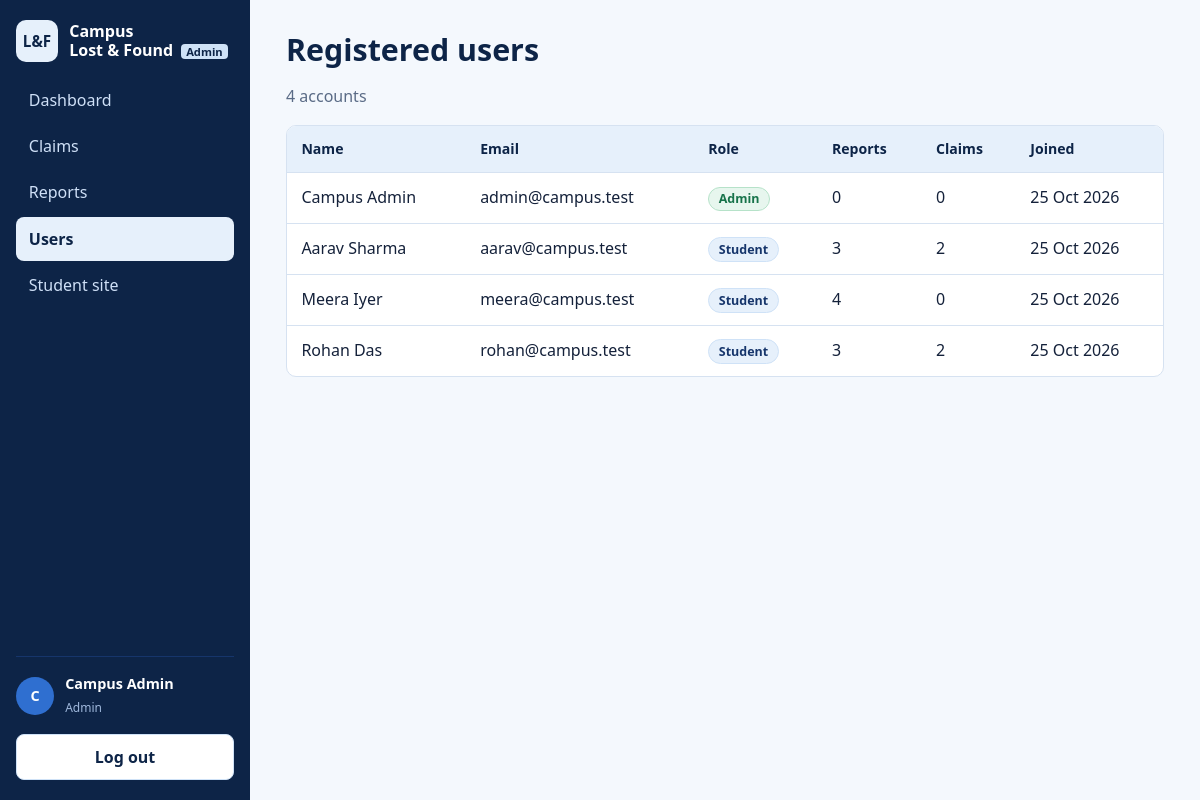
The page /admin/users.php (signed in) on the database its author committed.
### tables this page shows
CREATE TABLE users (
  id            INT UNSIGNED NOT NULL AUTO_INCREMENT,
  full_name     VARCHAR(100) NOT NULL,
  email         VARCHAR(150) NOT NULL,
  password_hash VARCHAR(255) NOT NULL,
  role          ENUM('student','admin') NOT NULL DEFAULT 'student',
  created_at    TIMESTAMP NOT NULL DEFAULT CURRENT_TIMESTAMP,
  PRIMARY KEY (id),
  UNIQUE KEY uq_users_email (email)
);

### includes/functions.php (called while the page is built, shortened)
<?php
require_once __DIR__ . '/../config/database.php';
function e($v): string { return htmlspecialchars((string)$v, ENT_QUOTES | ENT_SUBSTITUTE, 'UTF-8'); }
function url(string $path = ''): string { return BASE_URL . '/' . ltrim($path, '/'); }
function fmt_date(?string $d): string { return $d ? date('d M Y', strtotime($d)) : ''; }

### config/database.php (called while the page is built, shortened)
<?php
function db(): PDO
{
    static $pdo = null;
    if ($pdo === null) {
        try {
            $pdo = new PDO(
                'mysql:host=' . DB_HOST . ';dbname=' . DB_NAME . ';charset=utf8mb4',
                DB_USER,
                DB_PASS,
                [
                    PDO::ATTR_ERRMODE            => PDO::ERRMODE_EXCEPTION,
                    PDO::ATTR_DEFAULT_FETCH_MODE => PDO::FETCH_ASSOC,
                    PDO::ATTR_EMULATE_PREPARES   => false,
                ]
            );
        } catch (PDOException $e) {
            http_response_code(500);
            exit('Database connection failed. Start MySQL in the XAMPP Control Panel, import database.sql, and check config/database.php.');
        }
    }
    return $pdo;
}

### includes/auth.php (called while the page is built, shortened)
<?php
require_once __DIR__ . '/functions.php';
function current_user(bool $refresh = false): ?array
{
    static $cache = false;
    if ($cache === false) {
        $cache = null;
        if (!empty($_SESSION['user_id'])) {
            $st = db()->prepare('SELECT id, full_name, email, role FROM users WHERE id = :id');
            $st->execute([':id' => (int)$_SESSION['user_id']]);
            $cache = $st->fetch() ?: null;
        }
    }
    return $cache;
}
function require_admin(): array
{
    $u = current_user();
    return $u;
}

### admin/users.php (the view, shortened to what this page needs)
<?php
require_once __DIR__ . '/../includes/auth.php';
require_admin();
$rows = db()->query("SELECT u.id, u.full_name, u.email, u.role, u.created_at,
    (SELECT COUNT(*) FROM items i WHERE i.user_id = u.id) AS reports,
    (SELECT COUNT(*) FROM claims c WHERE c.claimant_id = u.id) AS claims
    FROM users u ORDER BY u.created_at DESC")->fetchAll();
$adminArea = true; $pageTitle = 'Users';
require __DIR__ . '/../includes/header.php';
?>
<h1>Registered users</h1>
<p class="muted"><?= count($rows) ?> account<?= count($rows) === 1 ? '' : 's' ?></p>
<div class="table-wrap"><table>
  <thead><tr><th>Name</th><th>Email</th><th>Role</th><th>Reports</th><th>Claims</th><th>Joined</th></tr></thead><tbody>
  <?php foreach ($rows as $r): ?>
    <tr><td data-label="Name"><?= e($r['full_name']) ?></td><td data-label="Email"><?= e($r['email']) ?></td>
      <td data-label="Role"><span class="badge badge-<?= $r['role'] === 'admin' ? 'found' : 'open' ?>"><?= e(ucfirst($r['role'])) ?></span></td>
      <td data-label="Reports"><?= (int)$r['reports'] ?></td><td data-label="Claims"><?= (int)$r['claims'] ?></td>
      <td data-label="Joined"><?= e(fmt_date($r['created_at'])) ?></td></tr>
  <?php endforeach; ?></tbody></table></div>
<?php require __DIR__ . '/../includes/footer.php'; ?>

### includes/header.php (shortened to what this page needs)
<?php
require_once __DIR__ . '/auth.php';
$user       = current_user();
$adminArea  = $adminArea ?? false;
$script     = $_SERVER['SCRIPT_NAME'] ?? '';
$typeParam  = $_GET['type'] ?? '';
if ($adminArea && $user) {
    $links = [
        ['admin/dashboard.php', 'Dashboard'], ['admin/claims.php', 'Claims'],
        ['admin/items.php', 'Reports'], ['admin/users.php', 'Users'], ['index.php', 'Student site'],
    ];
} else {
    $links = [['index.php', 'Home'], ['search-items.php', 'Search items'], ['login.php', 'Log in'],
              ['register.php', 'Create account'], ['admin/login.php', 'Admin login']];
}
function nav_active(string $link, string $script, string $typeParam): bool
{
    $path = explode('?', $link)[0];
    if (substr($script, -strlen($path)) !== $path) { return false; }
    return true;
}
?>
<!DOCTYPE html>
<html lang="en">
<head>
  <link rel="stylesheet" href="<?= url('assets/css/style.css') ?>">
</head>
<body>
<div class="shell">
  <aside class="sidebar" id="sidebar">
    <a class="brand" href="<?= url($adminArea ? 'admin/dashboard.php' : 'index.php') ?>">
      <span class="brand-mark" aria-hidden="true">L&amp;F</span>
      <span>Campus<br>Lost &amp; Found<?= $adminArea ? ' <small>Admin</small>' : '' ?></span>
    </a>
    <nav aria-label="Main">
      <?php foreach ($links as [$href, $label]): ?>
        <a href="<?= url($href) ?>" class="<?= nav_active($href, $script, $typeParam) ? 'active' : '' ?>"><?= e($label) ?></a>
      <?php endforeach; ?>
    </nav>
    <?php if ($user): ?>
      <div class="side-user">
        <div class="avatar" aria-hidden="true"><?= e(mb_strtoupper(mb_substr($user['full_name'], 0, 1))) ?></div>
        <div><strong><?= e($user['full_name']) ?></strong><br><small><?= e($user['role']) ?></small></div>
      </div>
      <form method="post" action="<?= url('logout.php') ?>">
        <button class="btn btn-light btn-block" type="submit">Log out</button>
      </form>
    <?php endif; ?>
  </aside>
  <main id="main" class="content">

### assets/css/style.css (style rules this page uses)
:root { --navy: #0d2447; --navy-2: #16356b; --blue: #2f6fd0; --sky: #e6f0fb; --sky-2: #cfe2f7; --ink: #14213a; --muted: #5a6b86; --line: #d6e2f1; --white: #fff; --red: #b3261e; --green: #17734a; --amber: #8a5a00; --radius: 10px; --sidebar: 250px; }
* { box-sizing: border-box; }
html { scroll-behavior: smooth; }
body { margin: 0; color: var(--ink); background: #f4f8fd; font: 16px/1.55 "Segoe UI", system-ui, -apple-system, Roboto, Arial, sans-serif; }
h1, h2, h3 { color: var(--navy); line-height: 1.2; margin: 0 0 .6rem; }
h1 { font-size: 1.9rem; }
a { color: var(--blue); }
.muted { color: var(--muted); }
.shell { display: flex; min-height: 100vh; }
.sidebar { width: var(--sidebar); flex: none; background: var(--navy); color: #fff; padding: 1.25rem 1rem; display: flex; flex-direction: column; gap: 1rem; position: sticky; top: 0; height: 100vh; overflow-y: auto; }
.brand { display: flex; align-items: center; gap: .7rem; color: #fff; text-decoration: none; font-weight: 600; line-height: 1.2; }
.brand small { background: var(--sky-2); color: var(--navy); border-radius: 4px; padding: 0 .35rem; font-size: .7rem; margin-left: .2rem; }
.brand-mark { display: grid; place-items: center; width: 42px; height: 42px; border-radius: 10px; background: var(--sky); color: var(--navy); font-weight: 800; font-size: .95rem; }
.sidebar nav { display: flex; flex-direction: column; gap: .15rem; flex: 1; }
.sidebar nav a { color: #cfe0f7; text-decoration: none; padding: .6rem .8rem; border-radius: 8px; }
.sidebar nav a.active { background: var(--sky); color: var(--navy); font-weight: 600; }
.side-user { display: flex; gap: .7rem; align-items: center; border-top: 1px solid var(--navy-2); padding-top: 1rem; font-size: .9rem; }
.side-user small { color: #9fb8dc; text-transform: capitalize; }
.avatar { width: 38px; height: 38px; border-radius: 50%; background: var(--blue); display: grid; place-items: center; font-weight: 700; }
.content { flex: 1; min-width: 0; padding: 2rem clamp(1rem, 3vw, 2.5rem); max-width: 1200px; }
.btn { display: inline-block; border: 1px solid transparent; border-radius: 8px; padding: .6rem 1.1rem; font: inherit; font-weight: 600; cursor: pointer; text-decoration: none; text-align: center; }
.btn-light { background: var(--white); color: var(--navy); border-color: var(--sky-2); }
.btn-block { display: block; width: 100%; }
.badge { display: inline-block; padding: .1rem .6rem; border-radius: 99px; font-size: .78rem; font-weight: 600; border: 1px solid; }
.badge-found { background: #e7f6ee; color: var(--green); border-color: #b6e2c9; }
.badge-open { background: var(--sky); color: var(--navy-2); border-color: var(--sky-2); }
.table-wrap { background: var(--white); border: 1px solid var(--line); border-radius: var(--radius); overflow-x: auto; }
table { width: 100%; border-collapse: collapse; }
th, td { text-align: left; padding: .75rem .9rem; border-bottom: 1px solid var(--line); vertical-align: top; }
th { background: var(--sky); color: var(--navy); font-size: .88rem; }
tr:last-child td { border-bottom: 0; }

### rows shown on the page
users: full_name "C", full_name "Campus Admin", role "Admin", email "admin@campus.test", reports "0", claims "0", created_at "25 Oct 2026"
users: full_name "Aarav Sharma", email "aarav@campus.test", role "Student", reports "3", claims "2", created_at "25 Oct 2026"
users: full_name "Meera Iyer", email "meera@campus.test", role "Student", reports "4", claims "0", created_at "25 Oct 2026"
users: full_name "Rohan Das", email "rohan@campus.test", role "Student", reports "3", claims "2", created_at "25 Oct 2026"

### other values the page prints
$label "Dashboard"
$label "Claims"
$label "Reports"
$label "Users"
$label "Student site"
count($rows) "4"
